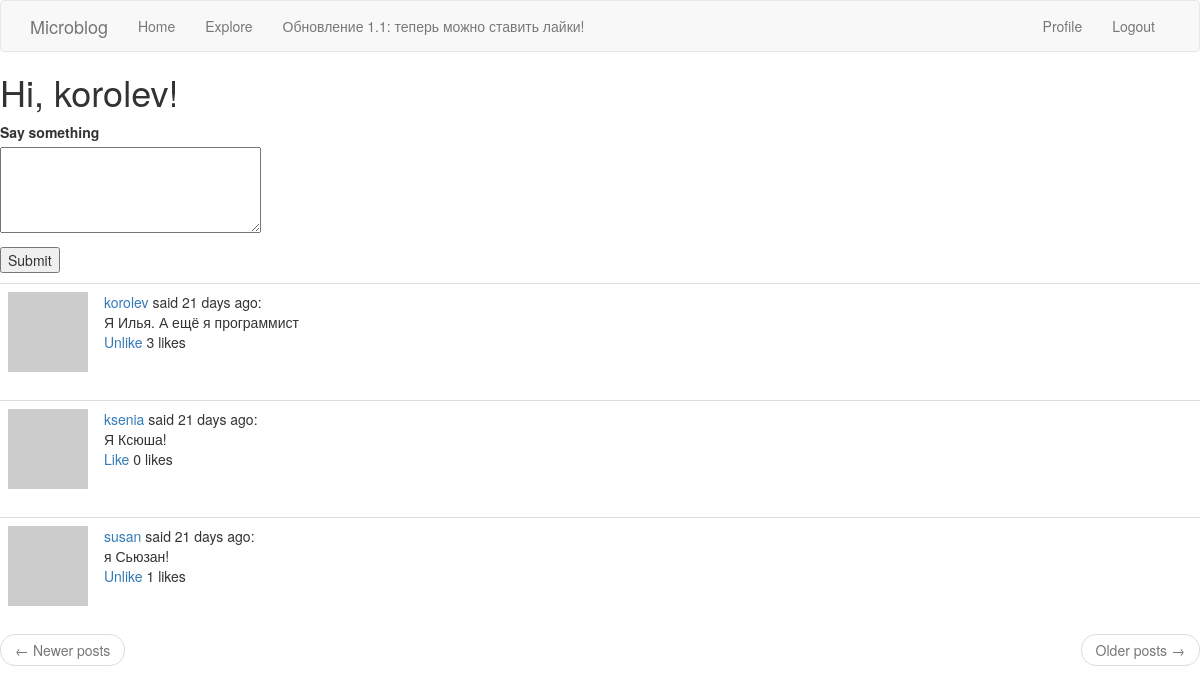
The page /index (signed in) on the database its author committed.
### app/models.py (models this page shows, shortened)
class User(UserMixin, db.Model):
    id = db.Column(db.Integer, primary_key=True)
    username = db.Column(db.String(64), index=True, unique=True)
    email = db.Column(db.String(120), index=True, unique=True)
    password_hash = db.Column(db.String(128))
    posts = db.relationship('Post', backref='author', lazy='dynamic')
    about_me = db.Column(db.String(140))
    last_seen = db.Column(db.DateTime, default=datetime.utcnow)
    followed = db.relationship(
        'User', secondary=followers,
        primaryjoin=(followers.c.follower_id == id),
        secondaryjoin=(followers.c.followed_id == id),
        backref=db.backref('followers', lazy='dynamic'), lazy='dynamic')
    liked = db.relationship(
        'PostLike',
        foreign_keys='PostLike.user_id',
        backref='user', lazy='dynamic')
    def avatar(self, size):
        digest = md5(self.email.lower().encode('utf-8')).hexdigest()
        return 'https://www.gravatar.com/avatar/{}?d=identicon&s={}'.format(
            digest, size)
    def followed_posts(self):
        followed = Post.query.join(
            followers, (followers.c.followed_id == Post.user_id)).filter(
                followers.c.follower_id == self.id)
        own = Post.query.filter_by(user_id=self.id)
        return followed.union(own).order_by(Post.timestamp.desc())
    def has_liked_post(self, post):
        return PostLike.query.filter(
            PostLike.user_id == self.id,
            PostLike.post_id == post.id).count() > 0

class Post(db.Model):
    id = db.Column(db.Integer, primary_key=True)
    body = db.Column(db.String(140))
    timestamp = db.Column(db.DateTime, index=True, default=datetime.utcnow)
    user_id = db.Column(db.Integer, db.ForeignKey('user.id'))
    likes = db.relationship('PostLike', backref='post', lazy='dynamic')

### app/routes.py (the view)
@app.route('/', methods=['GET', 'POST'])
@app.route('/index', methods=['GET', 'POST'])
@login_required
def index():
    form = PostForm()
    if form.validate_on_submit():
        post = Post(body=form.post.data, author=current_user)
        db.session.add(post)
        db.session.commit()
        flash('Your post is now live!')
        return redirect(url_for('index'))
    page = request.args.get('page', 1, type=int)
    posts = current_user.followed_posts().paginate(
        page, app.config['POSTS_PER_PAGE'], False)
    next_url = url_for('index', page=posts.next_num) \
        if posts.has_next else None
    prev_url = url_for('index', page=posts.prev_num) \
        if posts.has_prev else None
    return render_template('index.html', title='Home', form=form,
                            posts=posts.items, next_url=next_url,
                            prev_url=prev_url)

### app/forms.py
class PostForm(FlaskForm):
    post = TextAreaField('Say something', validators=[
        DataRequired(), Length(min=1, max=140)])
    submit = SubmitField('Submit')

### app/models.py (called while the page is built)
@login.user_loader
def load_user(id):
    return User.query.get(int(id))

### app/routes.py (called while the page is built)
@app.before_request
def before_request():
    if current_user.is_authenticated:
        current_user.last_seen = datetime.utcnow()
        db.session.commit()

### app/templates/index.html (shortened to what this page needs)
{% extends "base.html" %}
{% block content %}
    <h1>Hi, {{ current_user.username }}!</h1>
    {% if form %}
    <form action="" method="post">
        <p>
            {{ form.post.label }}<br>
            {{ form.post(cols=32, rows=4) }}<br>
        </p>
        <p>{{ form.submit() }}</p>
    </form>
    {% endif %}
    {% for post in posts %}
        {% include '_post.html' %}
    {% endfor %}
    <nav aria-label="...">
        <ul class="pager">
            <li class="previous{% if not prev_url %} disabled{% endif %}">
                <a href="{{ prev_url or '#' }}">
                    <span aria-hidden="true">&larr;</span> Newer posts
                </a>
            </li>
            <li class="next{% if not next_url %} disabled{% endif %}">
                <a href="{{ next_url or '#' }}">
                    Older posts <span aria-hidden="true">&rarr;</span>
                </a>
            </li>
        </ul>
    </nav>
{% endblock %}

### app/templates/_post.html
<table class="table table-hover">
    <tr>
        <td width="70px">
            <a href="{{ url_for('user', username=post.author.username) }}">
                <img src="{{ post.author.avatar(70) }}" />
            </a>
        </td>
        <td>
            <a href="{{ url_for('user', username=post.author.username) }}">
                {{ post.author.username }}
            </a>
            said {{ moment(post.timestamp).fromNow() }}:
            <br>
            {{ post.body }}
            <br>
            {% if current_user.has_liked_post(post) %}
                <a href="{{ url_for('like_action', post_id=post.id, action='unlike') }}">Unlike</a>
            {% else %}
                <a href="{{ url_for('like_action', post_id=post.id, action='like') }}">Like</a>
            {% endif %}
            {{ post.likes.count() }} likes
        </td>
    </tr>
</table>

### rows shown on the page
User: username "korolev"
Post: author.username "korolev", timestamp "21 days ago", body "Я Илья. А ещё я программист", likes.count "3"
Post: author.username "ksenia", timestamp "21 days ago", body "Я Ксюша!", likes.count "0"
Post: author.username "susan", timestamp "21 days ago", body "я Сьюзан!", likes.count "1"
